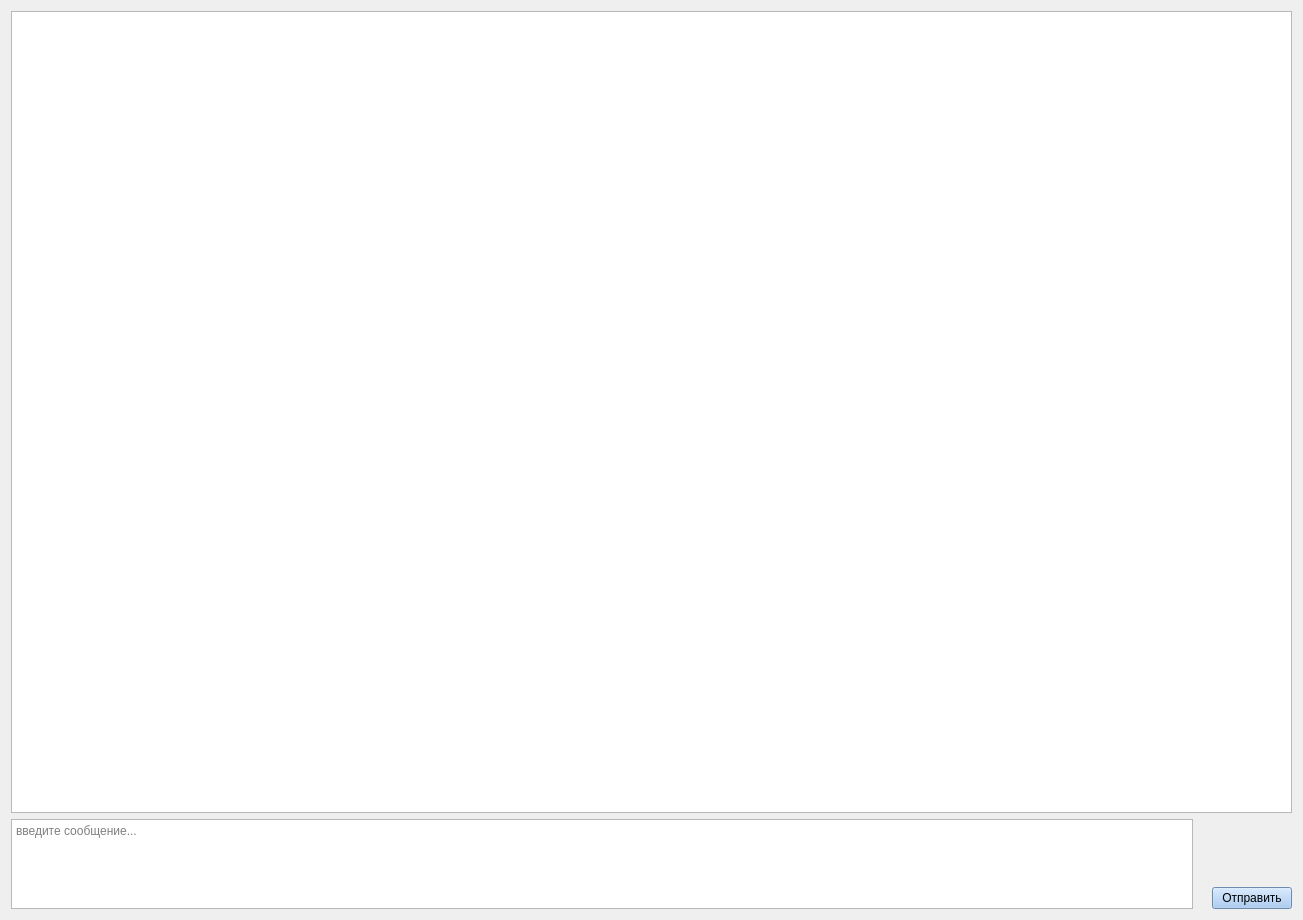
<?xml version="1.0" encoding="UTF-8"?>
<ui version="4.0">
 <class>ScreenChatting</class>
 <widget class="QWidget" name="ScreenChatting">
  <property name="geometry">
   <rect>
    <x>0</x>
    <y>0</y>
    <width>1303</width>
    <height>920</height>
   </rect>
  </property>
  <property name="sizePolicy">
   <sizepolicy hsizetype="Expanding" vsizetype="Expanding">
    <horstretch>0</horstretch>
    <verstretch>0</verstretch>
   </sizepolicy>
  </property>
  <property name="windowTitle">
   <string>Form</string>
  </property>
  <layout class="QVBoxLayout" name="verticalLayout_3" stretch="1,0">
   <item>
    <layout class="QVBoxLayout" name="verticalLayout_2" stretch="1">
     <item>
      <widget class="QListView" name="ScreenChattingMessagesList">
       <property name="sizePolicy">
        <sizepolicy hsizetype="Expanding" vsizetype="Expanding">
         <horstretch>0</horstretch>
         <verstretch>0</verstretch>
        </sizepolicy>
       </property>
       <property name="styleSheet">
        <string notr="true">border-image: url(:/images/sea_1.jpg) 0 0 0 0 stretch stretch;</string>
       </property>
       <property name="verticalScrollMode">
        <enum>QAbstractItemView::ScrollMode::ScrollPerPixel</enum>
       </property>
       <property name="horizontalScrollMode">
        <enum>QAbstractItemView::ScrollMode::ScrollPerPixel</enum>
       </property>
      </widget>
     </item>
    </layout>
   </item>
   <item>
    <layout class="QHBoxLayout" name="horizontalLayout" stretch="1,0,0">
     <item>
      <widget class="QTextEdit" name="ScreenChattingNewMessageTextEdit">
       <property name="sizePolicy">
        <sizepolicy hsizetype="Expanding" vsizetype="Fixed">
         <horstretch>0</horstretch>
         <verstretch>0</verstretch>
        </sizepolicy>
       </property>
       <property name="minimumSize">
        <size>
         <width>0</width>
         <height>90</height>
        </size>
       </property>
       <property name="maximumSize">
        <size>
         <width>16777215</width>
         <height>90</height>
        </size>
       </property>
       <property name="lineWidth">
        <number>4</number>
       </property>
       <property name="placeholderText">
        <string>введите сообщение...</string>
       </property>
      </widget>
     </item>
     <item>
      <spacer name="horizontalSpacer">
       <property name="orientation">
        <enum>Qt::Orientation::Horizontal</enum>
       </property>
       <property name="sizeType">
        <enum>QSizePolicy::Policy::Fixed</enum>
       </property>
       <property name="sizeHint" stdset="0">
        <size>
         <width>13</width>
         <height>20</height>
        </size>
       </property>
      </spacer>
     </item>
     <item>
      <layout class="QVBoxLayout" name="verticalLayout">
       <item>
        <spacer name="verticalSpacer">
         <property name="orientation">
          <enum>Qt::Orientation::Vertical</enum>
         </property>
         <property name="sizeHint" stdset="0">
          <size>
           <width>20</width>
           <height>13</height>
          </size>
         </property>
        </spacer>
       </item>
       <item>
        <widget class="QPushButton" name="ScreenChattingSendMessagePushButton">
         <property name="sizePolicy">
          <sizepolicy hsizetype="Fixed" vsizetype="Fixed">
           <horstretch>0</horstretch>
           <verstretch>0</verstretch>
          </sizepolicy>
         </property>
         <property name="styleSheet">
          <string notr="true">background-color: rgb(153, 193, 241)</string>
         </property>
         <property name="text">
          <string>Отправить</string>
         </property>
        </widget>
       </item>
      </layout>
     </item>
    </layout>
   </item>
  </layout>
 </widget>
 <resources/>
 <connections/>
</ui>
